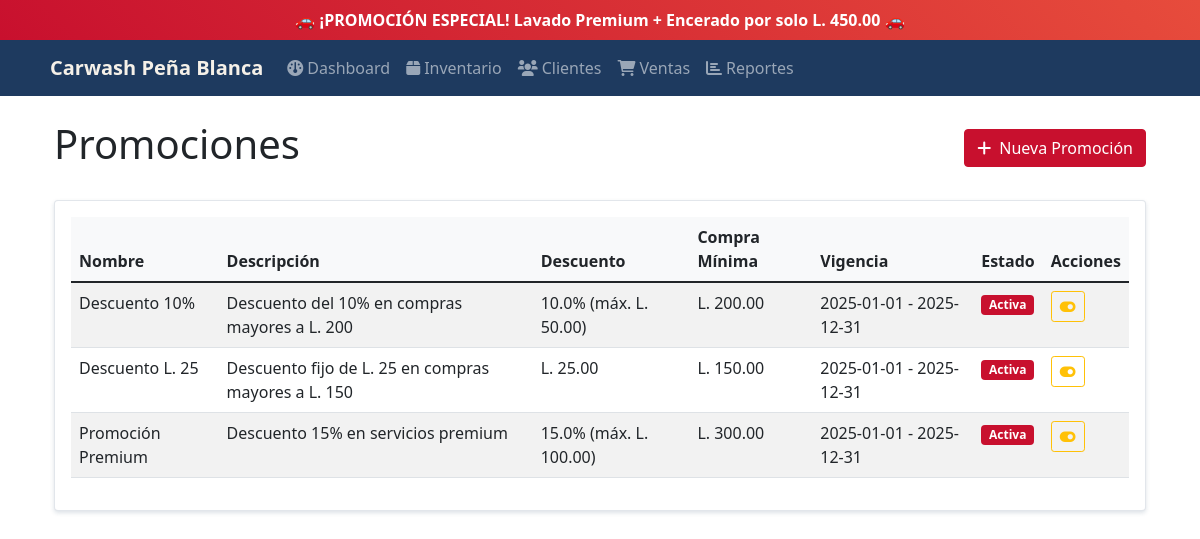
The page /promotions (signed in) on the database its author committed.
### tables this page shows
CREATE TABLE promotions (
            id INTEGER PRIMARY KEY AUTOINCREMENT,
            name TEXT NOT NULL,
            description TEXT,
            discount_percentage REAL DEFAULT 0,
            discount_amount REAL DEFAULT 0,
            min_purchase REAL DEFAULT 0,
            max_discount REAL DEFAULT 0,
            start_date DATE,
            end_date DATE,
            is_active BOOLEAN DEFAULT 1,
            created_at TIMESTAMP DEFAULT CURRENT_TIMESTAMP
        );

### main.py (the view)
@app.route('/promotions')
@require_system_login()
def promotions():
    conn = get_db_connection()
    promotions = conn.execute("SELECT * FROM promotions ORDER BY is_active DESC, created_at DESC").fetchall()
    conn.close()
    return render_template('promotions.html', promotions=promotions)

### main.py (called while the page is built)
def get_db_connection():
    conn = sqlite3.connect('carwash.db')
    conn.row_factory = sqlite3.Row
    return conn

def require_system_login():
    def decorator(f):
        @wraps(f)
        def decorated_function(*args, **kwargs):
            if not session.get('system_logged_in'):
                return redirect(url_for('system_login'))
            return f(*args, **kwargs)
        return decorated_function
    return decorator

### templates/promotions.html (shortened to what this page needs)
{% extends "base.html" %}
{% block content %}
<div class="row">
    <div class="col-12">
        <div class="d-flex justify-content-between align-items-center mb-4">
            <h1>Promociones</h1>
            <div>
                {% if session.admin_logged_in %}
                    <a href="{{ url_for('add_promotion') }}" class="btn btn-success">
                        <i class="fas fa-plus me-2"></i>Nueva Promoción
                    </a>
                {% endif %}
            </div>
        </div>
    </div>
</div>
<div class="row">
    <div class="col-12">
        <div class="card">
            <div class="card-body">
                {% if promotions %}
                <div class="table-responsive">
                    <table class="table table-striped">
                        <thead>
                            <tr>
                                <th>Nombre</th>
                                <th>Descripción</th>
                                <th>Descuento</th>
                                <th>Compra Mínima</th>
                                <th>Vigencia</th>
                                <th>Estado</th>
                                {% if session.admin_logged_in %}
                                <th>Acciones</th>
                                {% endif %}
                            </tr>
                        </thead>
                        <tbody>
                            {% for promo in promotions %}
                            <tr>
                                <td>{{ promo.name }}</td>
                                <td>{{ promo.description }}</td>
                                <td>
                                    {% if promo.discount_percentage > 0 %}
                                        {{ promo.discount_percentage }}%
                                        {% if promo.max_discount > 0 %}
                                            (máx. L. {{ "{:,.2f}".format(promo.max_discount) }})
                                        {% endif %}
                                    {% else %}
                                        L. {{ "{:,.2f}".format(promo.discount_amount) }}
                                    {% endif %}
                                </td>
                                <td>L. {{ "{:,.2f}".format(promo.min_purchase) }}</td>
                                <td>{{ promo.start_date }} - {{ promo.end_date }}</td>
                                <td>
                                    {% if promo.is_active %}
                                        <span class="badge bg-success">Activa</span>
                                    {% else %}
                                        <span class="badge bg-secondary">Inactiva</span>
                                    {% endif %}
                                </td>
                                {% if session.admin_logged_in %}
                                <td>
                                    <a href="{{ url_for('toggle_promotion', promo_id=promo.id) }}"
                                       class="btn btn-sm btn-outline-warning">
                                        <i class="fas fa-toggle-{% if promo.is_active %}on{% else %}off{% endif %}"></i>
                                    </a>
                                </td>
                                {% endif %}
                            </tr>
                            {% endfor %}
                        </tbody>
                    </table>
                </div>
                {% else %}
                <p class="text-muted">No hay promociones registradas.</p>
                {% endif %}
            </div>
        </div>
    </div>
</div>
{% endblock %}

### templates/base.html (style rules this page uses)
:root { --primary-navy: #1e3a5f; --secondary-red: #c8102e; --accent-cream: #f5f0e8; --light-gray: #f8f9fa; }
.card { box-shadow: 0 0.125rem 0.25rem rgba(30, 58, 95, 0.15); border: 1px solid rgba(30, 58, 95, 0.125); }
.table th { background-color: var(--light-gray); }
.btn-success { background-color: var(--secondary-red); border-color: var(--secondary-red); }
.bg-success { background-color: var(--secondary-red) !important; }

### rows shown on the page
promotions: name "Descuento 10%", description "Descuento del 10% en compras mayores a L. 200", discount_percentage "10.0", max_discount "50.00", min_purchase "200.00", start_date "2025-01-01", end_date "2025-12-31", is_active "Activa"
promotions: name "Descuento L. 25", description "Descuento fijo de L. 25 en compras mayores a L. 150", discount_amount "25.00", min_purchase "150.00", start_date "2025-01-01", end_date "2025-12-31", is_active "Activa"
promotions: name "Promoción Premium", description "Descuento 15% en servicios premium", discount_percentage "15.0", max_discount "100.00", min_purchase "300.00", start_date "2025-01-01", end_date "2025-12-31", is_active "Activa"
